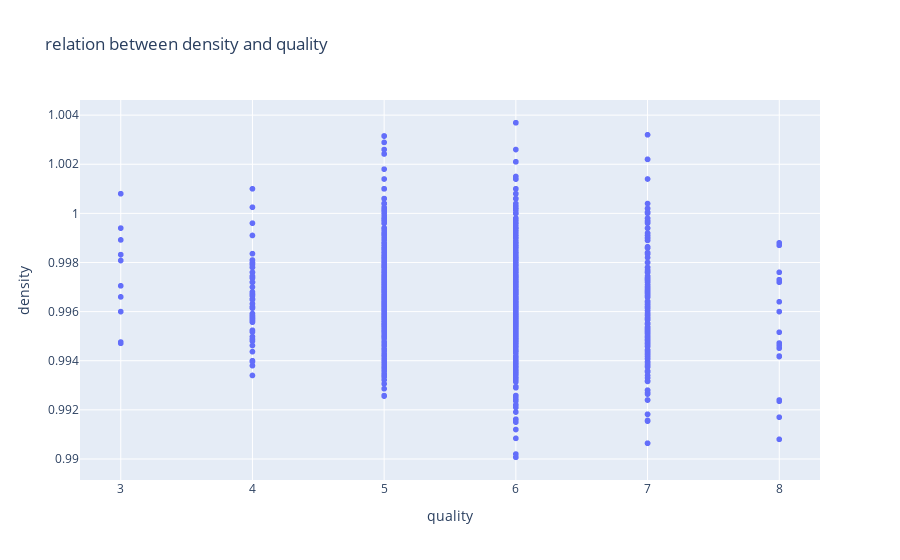

The notebook cell saved with this chart:
### Code cell
fig3

### Figure 1 — Plotly figure (JSON) as saved in the notebook; plotly's stock layout.template omitted (floating-point values rounded to 4 significant figures; data arrays with more than 128 entries replaced by an {"elided": "..."} marker saying what was removed)
{"data": [{"hovertemplate": "quality=%{x}<br>density=%{y}<extra></extra>", "legendgroup": "", "marker": {"color": "#636efa", "symbol": "circle"}, "mode": "markers", "name": "", "showlegend": false, "type": "scattergl", "x": {"elided": "1599 int values"}, "xaxis": "x", "y": {"elided": "1599 float values"}, "yaxis": "y"}], "layout": {"legend": {"tracegroupgap": 0}, "title": {"text": "relation between density and quality"}, "xaxis": {"anchor": "y", "domain": [0, 1], "title": {"text": "quality"}}, "yaxis": {"anchor": "x", "domain": [0, 1], "title": {"text": "density"}}}}
